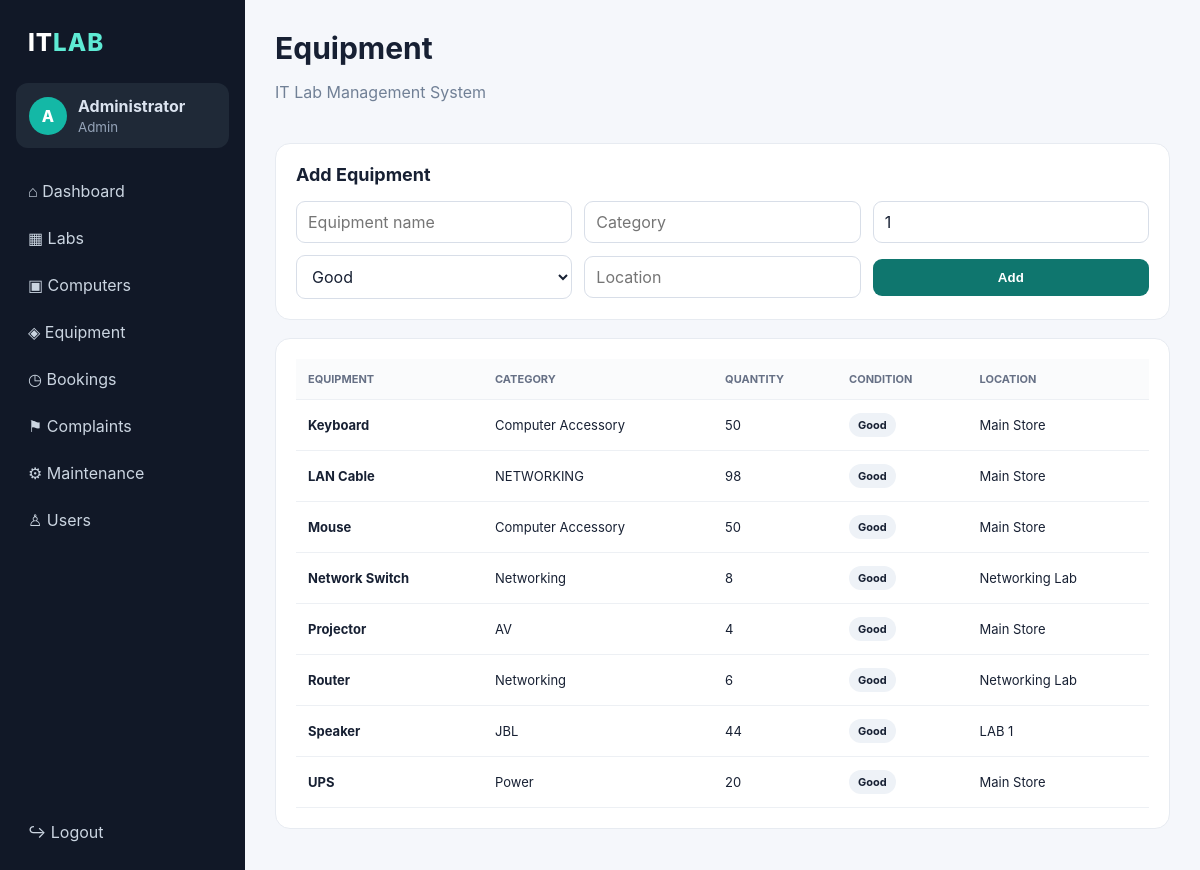
The page /equipment (signed in) on the database its author committed.
### tables this page shows
CREATE TABLE equipment (
        id INTEGER PRIMARY KEY AUTOINCREMENT,
        name TEXT NOT NULL,
        category TEXT,
        quantity INTEGER NOT NULL DEFAULT 1,
        condition TEXT NOT NULL DEFAULT 'Good',
        location TEXT
    );

### app.py (the view)
@app.route("/equipment")
@login_required
def equipment():
    conn=get_db()
    rows=conn.execute("SELECT * FROM equipment ORDER BY name").fetchall()
    conn.close()
    return render_template("equipment.html", equipment=rows)

### app.py (called while the page is built)
def get_db():
    conn = sqlite3.connect(DB)
    conn.row_factory = sqlite3.Row
    return conn

def login_required(f):
    @wraps(f)
    def wrapper(*args, **kwargs):
        if "user_id" not in session:
            return redirect(url_for("login"))
        return f(*args, **kwargs)
    return wrapper

### templates/equipment.html
{% extends "base.html" %}
{% block heading %}Equipment{% endblock %}
{% block content %}
{% if session.get('role')=='admin' %}<div class="card"><div class="cardhead"><h2>Add Equipment</h2></div><form class="formgrid" method="post" action="{{url_for('add_equipment')}}"><input name="name" placeholder="Equipment name" required><input name="category" placeholder="Category"><input name="quantity" type="number" min="1" value="1"><select name="condition"><option>Good</option><option>Needs Repair</option><option>Damaged</option></select><input name="location" placeholder="Location"><button class="btn primary">Add</button></form></div>{% endif %}
<div class="card"><div class="tablewrap"><table><thead><tr><th>Equipment</th><th>Category</th><th>Quantity</th><th>Condition</th><th>Location</th></tr></thead><tbody>{% for e in equipment %}<tr><td><b>{{e.name}}</b></td><td>{{e.category}}</td><td>{{e.quantity}}</td><td><span class="badge">{{e.condition}}</span></td><td>{{e.location}}</td></tr>{% endfor %}</tbody></table></div></div>
{% endblock %}

### static/style.css (style rules this page uses)
* { box-sizing:border-box }
body { margin:0;font-family:Inter,Segoe UI,Arial,sans-serif;background:#f5f7fb;color:#172033 }
h2 { margin:0;font-size:18px }
.card { background:white;border:1px solid #e7ebf1;border-radius:15px;padding:20px;margin-bottom:18px }
.cardhead { display:flex;justify-content:space-between;align-items:center;margin-bottom:16px }
.badge { display:inline-block;background:#eef2f7;border-radius:999px;padding:5px 9px;font-size:11px;font-weight:700 }
.tablewrap { overflow:auto }
table { width:100%;border-collapse:collapse;min-width:760px }
th,td { text-align:left;padding:13px 12px;border-bottom:1px solid #edf0f4;font-size:13px }
th { font-size:11px;text-transform:uppercase;color:#667085;background:#fafbfc }
.formgrid { display:grid;grid-template-columns:repeat(3,1fr);gap:12px;align-items:center }
input,select,textarea { width:100%;border:1px solid #d8dee8;border-radius:9px;padding:10px 11px;background:#fff;color:#172033;font:inherit }
.btn { border:0;border-radius:9px;padding:11px 16px;font-weight:700;cursor:pointer }
.primary { background:#0f766e;color:white }

### rows shown on the page
equipment: name "Keyboard", category "Computer Accessory", quantity "50", condition "Good", location "Main Store"
equipment: name "LAN Cable", category "NETWORKING", quantity "98", condition "Good", location "Main Store"
equipment: name "Mouse", category "Computer Accessory", quantity "50", condition "Good", location "Main Store"
equipment: name "Network Switch", category "Networking", quantity "8", condition "Good", location "Networking Lab"
equipment: name "Projector", category "AV", quantity "4", condition "Good", location "Main Store"
equipment: name "Router", category "Networking", quantity "6", condition "Good", location "Networking Lab"
equipment: name "Speaker", category "JBL", quantity "44", condition "Good", location "LAB 1"
equipment: name "UPS", category "Power", quantity "20", condition "Good", location "Main Store"

### other values the page prints
{{ session.get('name','U')[0] }} "A"
{{ session.get('name') }} "Administrator"
{{ session.get('role')|capitalize }} "Admin"
